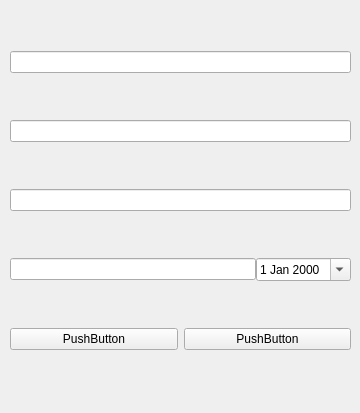
<?xml version="1.0" encoding="UTF-8"?>
<ui version="4.0">
 <class>MainWindow</class>
 <widget class="QMainWindow" name="MainWindow">
  <property name="geometry">
   <rect>
    <x>0</x>
    <y>0</y>
    <width>360</width>
    <height>413</height>
   </rect>
  </property>
  <property name="windowTitle">
   <string>MainWindow</string>
  </property>
  <widget class="QWidget" name="centralwidget">
   <widget class="QWidget" name="gridLayoutWidget">
    <property name="geometry">
     <rect>
      <x>10</x>
      <y>10</y>
      <width>341</width>
      <height>381</height>
     </rect>
    </property>
    <layout class="QGridLayout" name="gridLayout">
     <item row="2" column="0">
      <widget class="QLineEdit" name="RepeatlineEdit"/>
     </item>
     <item row="4" column="0">
      <layout class="QHBoxLayout" name="horizontalLayout">
       <item>
        <widget class="QPushButton" name="OkPushButton">
         <property name="text">
          <string>PushButton</string>
         </property>
        </widget>
       </item>
       <item>
        <widget class="QPushButton" name="CancelPushButton">
         <property name="text">
          <string>PushButton</string>
         </property>
        </widget>
       </item>
      </layout>
     </item>
     <item row="0" column="0">
      <widget class="QLineEdit" name="NamelineEdit"/>
     </item>
     <item row="1" column="0">
      <widget class="QLineEdit" name="PasswordlineEdit"/>
     </item>
     <item row="3" column="0">
      <layout class="QHBoxLayout" name="horizontalLayout_2">
       <property name="spacing">
        <number>0</number>
       </property>
       <item>
        <widget class="QLineEdit" name="DatelineEdit"/>
       </item>
       <item>
        <widget class="QDateEdit" name="DateEdit">
         <property name="calendarPopup">
          <bool>true</bool>
         </property>
        </widget>
       </item>
      </layout>
     </item>
    </layout>
   </widget>
  </widget>
 </widget>
 <resources/>
 <connections/>
</ui>
